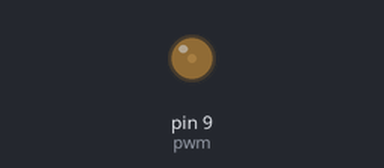
The sketch below on a simulated Arduino Uno, built with avr-gcc and run on an emulated ATmega328P. Parts: output pins drawn as LEDs (lit = HIGH).

Above: at 0.05 s.
At 0.4 s:
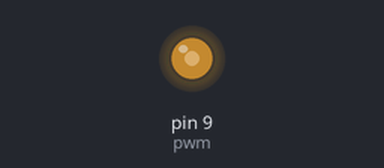
At 0.6 s:
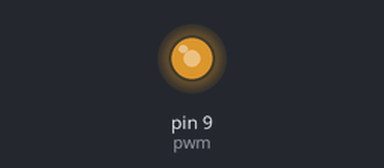
At 0.8 s:
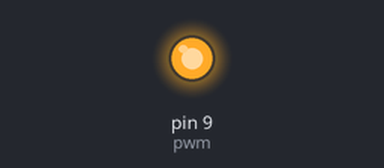
Timing chart, 0 to 3.0 s (numbered marks = the images above):
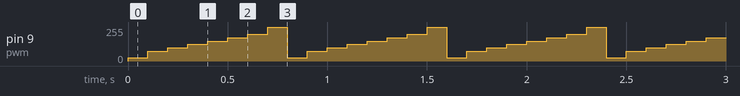

The sketch:

fading.ino
```cpp
const int pwm=9;
void setup() {
  // put your setup code here, to run once:
pinMode(pwm,OUTPUT);
}

void loop() {

analogWrite(pwm,25);
delay(100);
analogWrite(pwm,75);
delay(100);
analogWrite(pwm,100);
delay(100);
analogWrite(pwm,125);
delay(100);
analogWrite(pwm,150);
delay(100);
analogWrite(pwm,175);
delay(100);
analogWrite(pwm,200);
delay(100);
analogWrite(pwm,255);
delay(100);
}
```

Measured:
- by itself, pin 9 (pwm): repeats every 0.80 s: 75/255 0.10 s, 100/255 0.10 s, 125/255 0.10 s, 150/255 0.10 s, 175/255 0.10 s, 200/255 0.10 s, 255/255 0.10 s, 25/255 0.10 s
